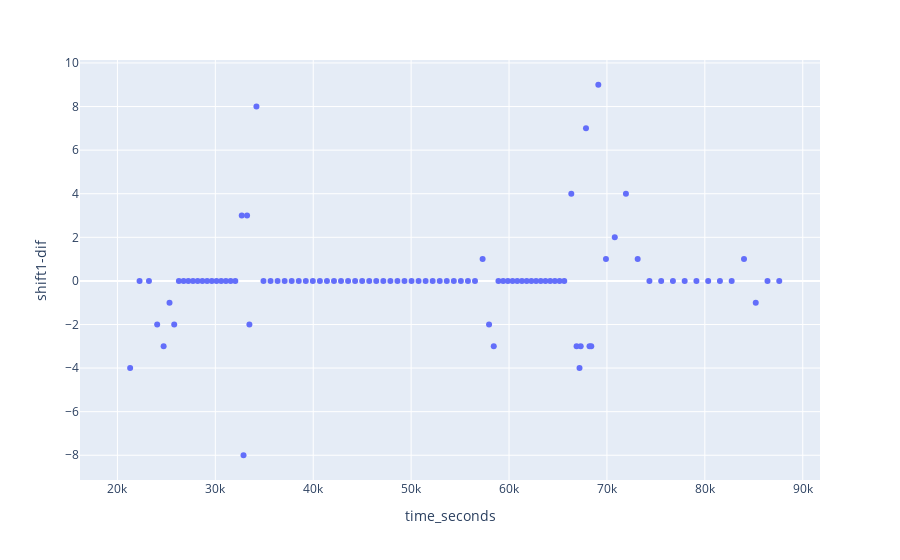

Here is the notebook cell this chart was saved with:
### Code cell
fig = px.scatter(
    ser,
    y = "shift1-dif",
    x =ser.index)
fig.show()

### Figure 1 — Plotly figure (JSON) as saved in the notebook; plotly's stock layout.template omitted (floating-point values rounded to 4 significant figures)
{"data": [{"hovertemplate": "time_seconds=%{x}<br>shift1-dif=%{y}<extra></extra>", "legendgroup": "", "marker": {"color": "#636efa", "symbol": "circle"}, "mode": "markers", "name": "", "orientation": "v", "showlegend": false, "type": "scatter", "x": [20340, 21300, 22260, 23220, 24060, 24720, 25320, 25800, 26280, 26760, 27240, 27720, 28200, 28680, 29160, 29640, 30120, 30600, 31080, 31560, 32040, 32700, 32880, 33240, 33480, 34200, 34920, 35640, 36360, 37080, 37800, 38520, 39240, 39960, 40680, 41400, 42120, 42840, 43560, 44280, 45000, 45720, 46440, 47160, 47880, 48600, 49320, 50040, 50760, 51480, 52200, 52920, 53640, 54360, 55080, 55800, 56520, 57300, 57960, 58440, 58920, 59400, 59880, 60360, 60840, 61320, 61800, 62280, 62760, 63240, 63720, 64200, 64680, 65160, 65640, 66360, 66900, 67200, 67320, 67860, 68220, 68400, 69120, 69900, 70800, 71940, 73140, 74340, 75540, 76740, 77940, 79140, 80340, 81540, 82740, 84000, 85200, 86400, 87600], "xaxis": "x", "y": [null, -4, 0, 0, -2, -3, -1, -2, 0, 0, 0, 0, 0, 0, 0, 0, 0, 0, 0, 0, 0, 3, -8, 3, -2, 8, 0, 0, 0, 0, 0, 0, 0, 0, 0, 0, 0, 0, 0, 0, 0, 0, 0, 0, 0, 0, 0, 0, 0, 0, 0, 0, 0, 0, 0, 0, 0, 1, -2, -3, 0, 0, 0, 0, 0, 0, 0, 0, 0, 0, 0, 0, 0, 0, 0, 4, -3, -4, -3, 7, -3, -3, 9, 1, 2, 4, 1, 0, 0, 0, 0, 0, 0, 0, 0, 1, -1, 0, 0], "yaxis": "y"}], "layout": {"legend": {"tracegroupgap": 0}, "margin": {"t": 60}, "xaxis": {"anchor": "y", "domain": [0, 1], "title": {"text": "time_seconds"}}, "yaxis": {"anchor": "x", "domain": [0, 1], "title": {"text": "shift1-dif"}}}}
